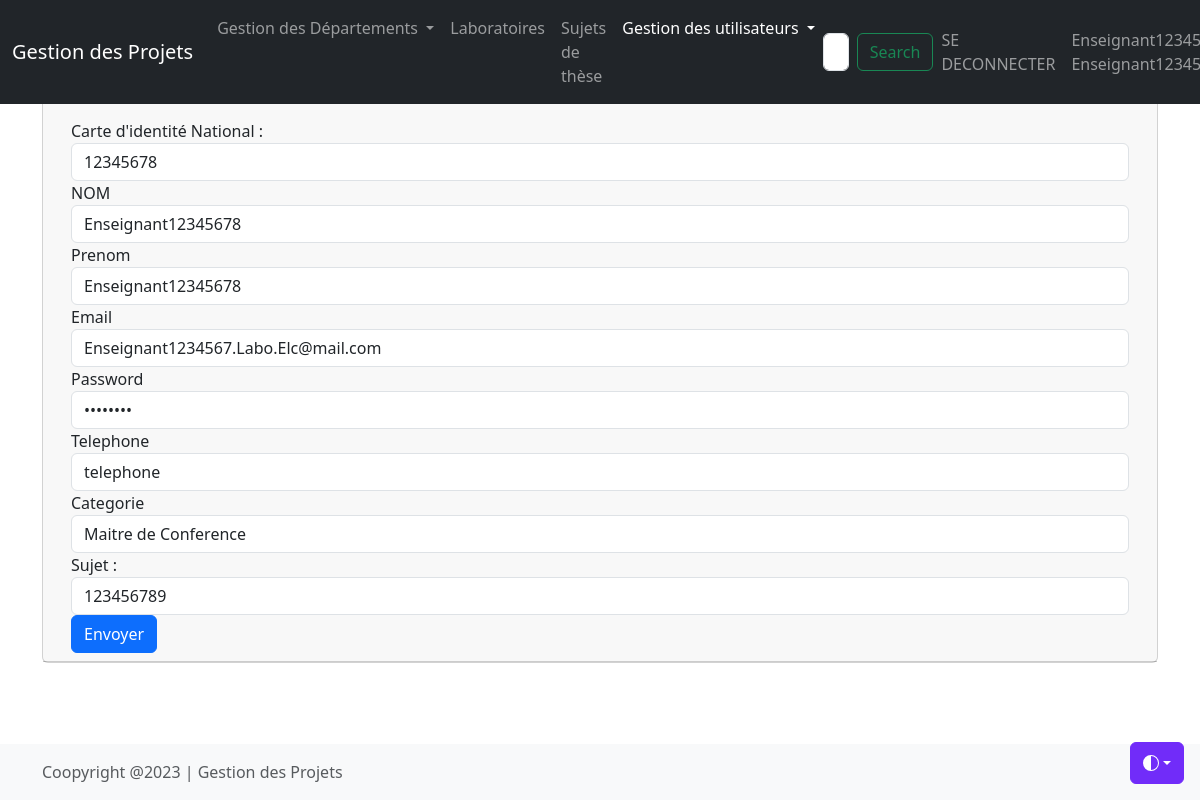
The page /edituser.php?id=12 (signed in) on the database its author committed.
### tables this page shows
CREATE TABLE IF NOT EXISTS `users` (
  `id` int(20) NOT NULL AUTO_INCREMENT,
  `cin` int(20) DEFAULT NULL,
  `nom` varchar(100) DEFAULT 'anonyme',
  `prenom` varchar(100) DEFAULT NULL,
  `email` varchar(100) DEFAULT 'Directeur.Labo@mail.com',
  `pwd` varchar(100) NOT NULL DEFAULT 'P@55w0rd',
  `telephone` varchar(100) NOT NULL DEFAULT 'telephone',
  `categorie` varchar(100) NOT NULL DEFAULT 'Etudiant',
  `sujet_id` int(20) NOT NULL DEFAULT '100',
  `actif` int(10) DEFAULT '1',
  PRIMARY KEY (`id`),
  UNIQUE KEY `cin` (`cin`)
);

### edituser.php (the view, shortened to what this page needs)
<?php
if(isset($_GET['id']) && !empty($_GET['id'])){
    require_once('connect.php');
    $id = strip_tags($_GET['id']);
    $sql = 'SELECT * FROM `users` WHERE `id` = :id;';
    $query = $db->prepare($sql);
    $query->bindValue(':id', $id, PDO::PARAM_INT);
    $query->execute();
    $user = $query->fetch();
}
else
{
    $_SESSION['erreur'] = "URL invalide";
    header('Location: listuser.php');
}
include_once("header.php");
include_once("main.php");
                ?>
               <h1>Modifier l'utilisateur <?= $user['id'] ?></h1>
                <p>
                    <a  class="btn btn-primary" href="listuser.php">Liste des utilisateurs </a>
                    <a  class="btn btn-info" href="detailsuser.php?id=<?= $user['id'] ?>">Détails
                    </a>
                    <a  class="btn btn-danger" href="deleteuser.php?id=<?= $user['id'] ?>">Supprimer
                    </a>
                    </p>
                <form method="post">
                    <div class="form-group">
                                <label for="cin">Carte d'identité National :</label>
                                <input type="number"
                                oninput="javascript: if (this.value.length > this.maxLength) this.value = this.value.slice(0, this.maxLength);" maxlength="8"
                                name="cin" id="cin" value="<?= $user['cin'] ?>" class="form-control" >
                    </div>
                    <div class="form-group">
                                <label for="nom">NOM</label>
                                <input type="text"
                                oninput="javascript: if (this.value.length > this.maxLength) this.value = this.value.slice(0, this.maxLength);" maxlength="20"
                                 name="nom" id="nom" value="<?= $user['nom'] ?>" class="form-control">
                    </div>
                    <div class="form-group">
                                <label for="prenom">Prenom</label>
                                <input type="text"
                                oninput="javascript: if (this.value.length > this.maxLength) this.value = this.value.slice(0, this.maxLength);" maxlength="20"
                                name="prenom" id="prenom" value="<?= $user['prenom'] ?>" class="form-control">
                    </div>
                    <div class="form-group">
                                <label for="email">Email</label>
                                <input type="email" name="email" id="email" value="<?= $user['email'] ?>" class="form-control" >
                    </div>
                    <div class="form-group">
                                <label for="pwd">Password</label>
                                <input type="password" name="pwd" id="pwd" value="<?= $user['pwd'] ?>"class="form-control" >
                    </div>
                    <div class="form-group">
                                <label for="telephone">Telephone</label>
                                <input type="tel"
                                oninput="javascript: if (this.value.length > this.maxLength) this.value = this.value.slice(0, this.maxLength);" maxlength="9"
                                 name="telephone" id="telephone" value="<?= $user['telephone'] ?>"class="form-control" >
                    </div>
                    <div class="form-group">
                                <label for="categorie">Categorie</label>
                                <select name="categorie" id="categorie"
                                 class="form-control">
                                             <option value="<?= $user['categorie'] ?>" selected>
                                              <?= $user['categorie'] ?>
                                            </option>
                                </select>
                    </div>
                    <div class="form-group">
                            <label for="sujet_id">Sujet :</label>
                                     <select name="sujet_id" id="sujet_id" class="form-control">
                                     <option value="<?= $user['sujet_id'] ?>" selected ><?= $user['sujet_id'] ?></option>
                                    </select>
                    </div>
                    <button class="btn btn-primary">Envoyer</button>
                </form>
            </section>
        </div>
    </main>
<?php
include_once("footer.php");
?>

### rows shown on the page
users: cin "12345678", nom "Enseignant12345678", prenom "Enseignant12345678", email "Enseignant1234567.Labo.Elc@mail.com", telephone "telephone", categorie "Maitre de Conference", sujet_id "123456789"
